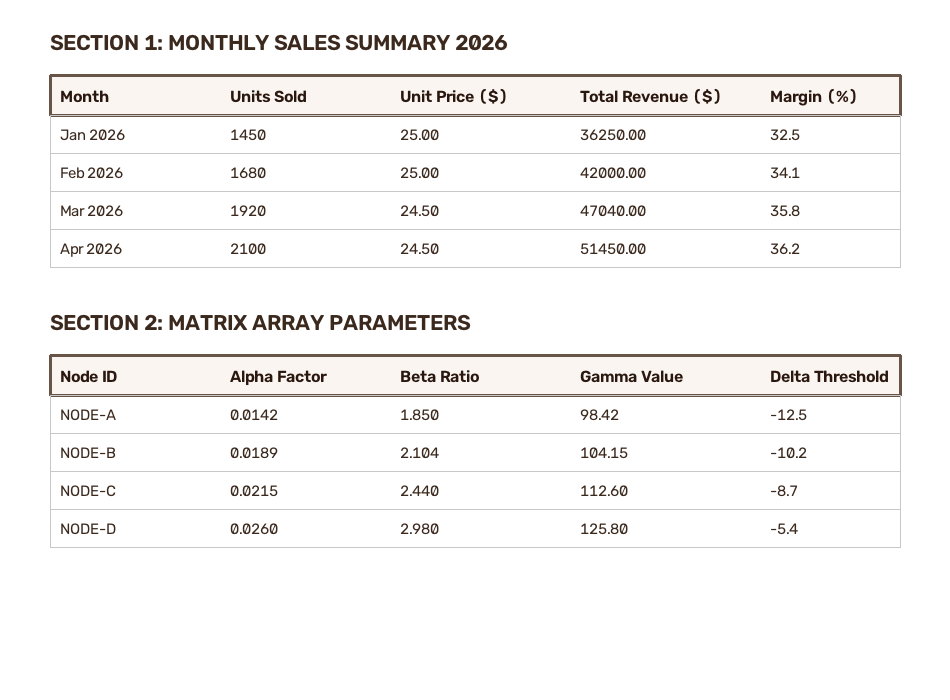
#> input picture sample_images/sample_financial_table.png, 950 x 700 px
$ python -i utils.py   (imports and definitions only)
#> lines starting #> are read from the running program, lines starting #| are printed output that depends on the picture
#> further down, picture is the input picture: shape (700, 950, 3); mean B, G, R 244.4, 245.3, 246.5
import base64
import io
import cv2
import numpy as np
from PIL import Image, ImageEnhance, ImageOps
import pypdfium2 as pdfium
from typing import List, Tuple

# [135 lines left out: functions universal_file_to_cv2_images, base64_to_cv2, cv2_to_base64, bytes_to_cv2, cv2_to_bytes, deskew_image, not called in this run]

def preprocess_handwritten_image(img: np.ndarray) -> np.ndarray:
    """
    Applies specialized image processing for photos of handwritten numbers on paper.
    Uses CLAHE to eliminate uneven shadows, bilateral filtering for paper grain,
    and adaptive thresholding to bring out pencil/pen ink strokes.
    """
    try:
        gray = cv2.cvtColor(img, cv2.COLOR_BGR2GRAY)
        clahe = cv2.createCLAHE(clipLimit=3.0, tileGridSize=(8, 8))
        equalized = clahe.apply(gray)

        filtered = cv2.bilateralFilter(equalized, d=7, sigmaColor=50, sigmaSpace=50)

        kernel = cv2.getStructuringElement(cv2.MORPH_RECT, (2, 2))
        enhanced = cv2.morphologyEx(filtered, cv2.MORPH_CLOSE, kernel)
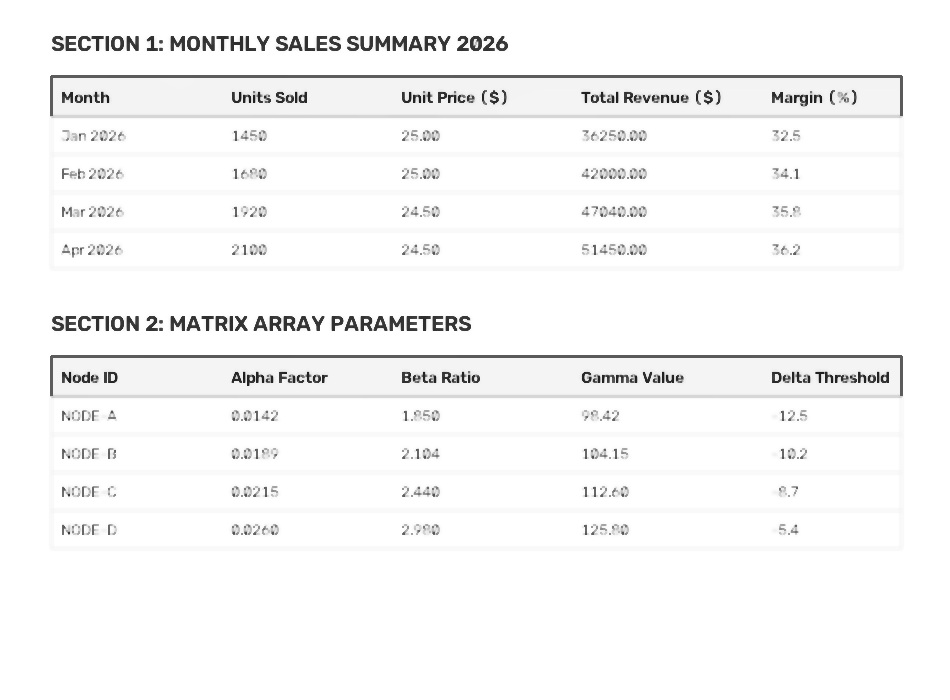
#> enhanced: shape (700, 950); min 28, max 255, mean 247.1

        return cv2.cvtColor(enhanced, cv2.COLOR_GRAY2BGR)
    except Exception as e:
        print(f"[Handwritten Preprocessing Error] {e}")
        return img

def preprocess_image(
    img: np.ndarray,
    contrast: float = 1.0,
    brightness: float = 1.0,
    binarize: bool = False,
    auto_deskew: bool = False,
    denoise: bool = False
) -> np.ndarray:
    """Applies configurable image preprocessing pipeline to optimize for OCR."""
    result = img.copy()

    # Always apply handwritten preprocessing (built-in, no toggle needed)
    result = preprocess_handwritten_image(result)

    if auto_deskew:
        result = deskew_image(result)

    if contrast != 1.0 or brightness != 1.0:
        pil_img = Image.fromarray(cv2.cvtColor(result, cv2.COLOR_BGR2RGB))
        if contrast != 1.0:
            enhancer = ImageEnhance.Contrast(pil_img)
            pil_img = enhancer.enhance(contrast)
        if brightness != 1.0:
            enhancer = ImageEnhance.Brightness(pil_img)
            pil_img = enhancer.enhance(brightness)
        result = cv2.cvtColor(np.array(pil_img), cv2.COLOR_RGB2BGR)

    if denoise:
        result = cv2.fastNlMeansDenoisingColored(result, None, 10, 10, 7, 21)

    if binarize:
        gray = cv2.cvtColor(result, cv2.COLOR_BGR2GRAY)
        blur = cv2.GaussianBlur(gray, (3, 3), 0)
        binary = cv2.adaptiveThreshold(
            blur, 255, cv2.ADAPTIVE_THRESH_GAUSSIAN_C, cv2.THRESH_BINARY, 15, 8
        )
        result = cv2.cvtColor(binary, cv2.COLOR_GRAY2BGR)

    return result

# [72 lines left out: functions crop_roi, detect_auto_crop, not called in this run]

>>> import cv2
>>> picture = cv2.imread('../sample_images/sample_financial_table.png')
>>> result = preprocess_image(picture)
